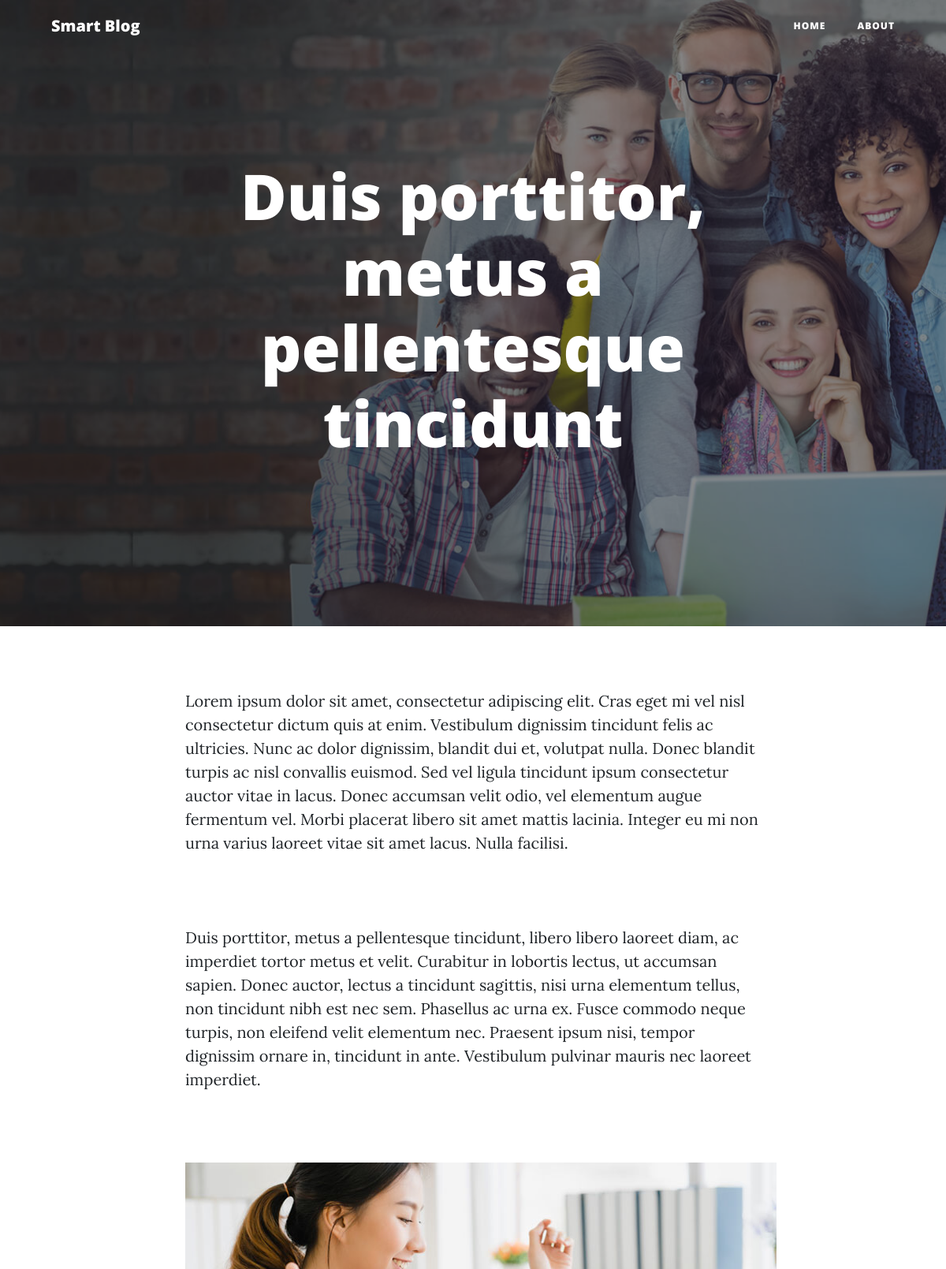
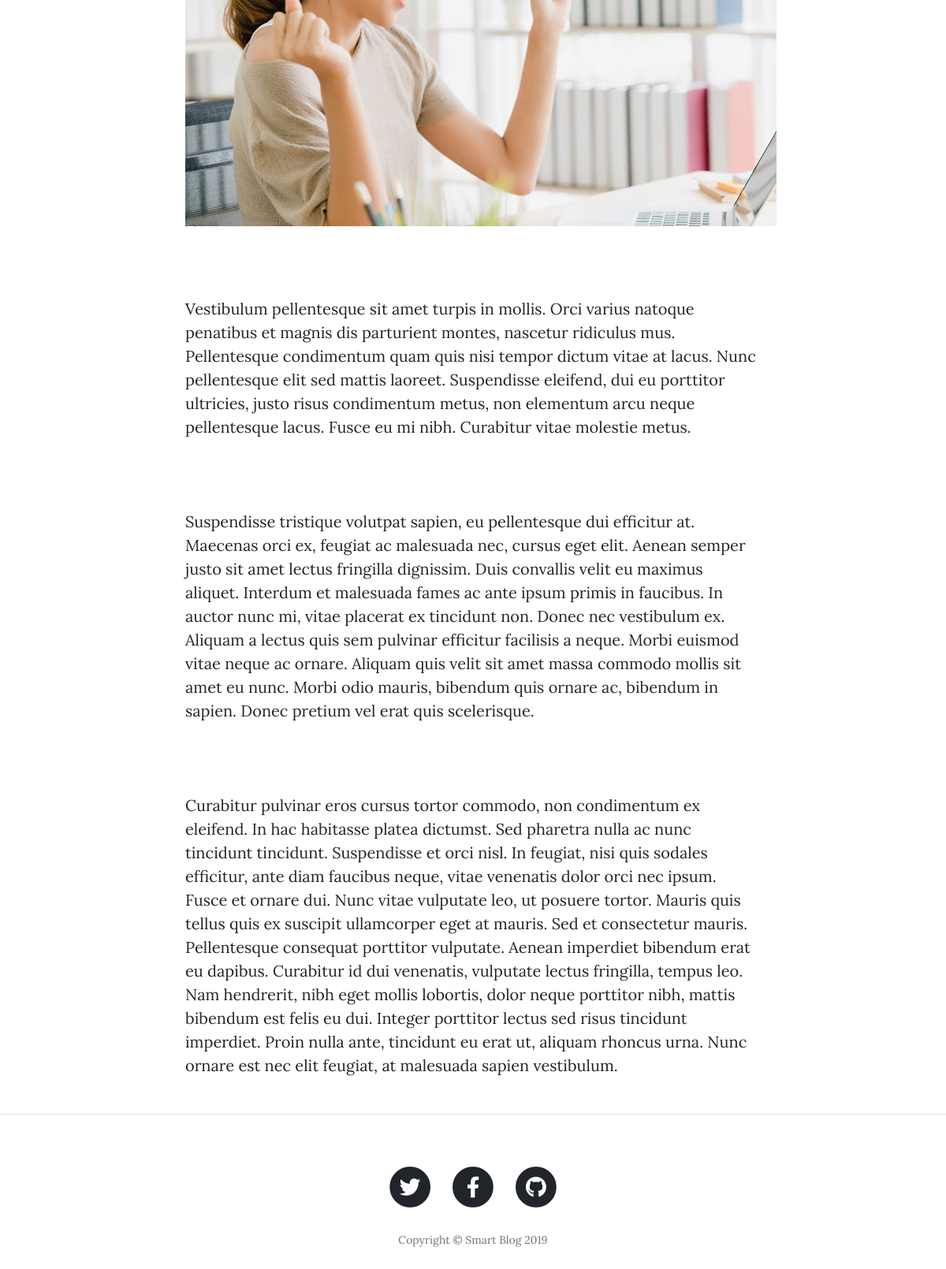
Screenshot of /post.php?id=5 with the database file from the repository (2 pictures, top to bottom).
### tables this page shows
CREATE TABLE `posts` (
  `id` int(5) NOT NULL,
  `category_id` int(10) NOT NULL,
  `username` varchar(50) NOT NULL,
  `title` varchar(255) NOT NULL,
  `seotitle` varchar(255) NOT NULL,
  `intro` text NOT NULL,
  `content` text NOT NULL,
  `image` varchar(255) NOT NULL,
  `caption` varchar(150) NOT NULL,
  `tag` varchar(255) NOT NULL,
  `hits` int(10) NOT NULL DEFAULT '1',
  `active` enum('Yes','No') NOT NULL DEFAULT 'Yes',
  `date_created` datetime NOT NULL
);

### post.php (the view, shortened to what this page needs)
<?php
  include ('config/koneksi.php');
  $id = $_GET['id'];
  $query = "SELECT * FROM posts WHERE id='$id'";
  $hasil = mysqli_query($con,$query);
  $post = mysqli_fetch_assoc($hasil);
  $judul = $post['title'];
  $banner = "img_post/$post[image]";
  include ('header.php');
?>
<article>
  <div class="container">
    <div class="row">
      <div class="col-lg-8 col-md-10 mx-auto">
        <?php echo nl2br($post['content']); ?>
      </div>
    </div>
  </div>
</article>
<hr>
<?php
  include ('footer.php');
?>

### header.php (shortened to what this page needs)
<!DOCTYPE html>
<html lang="en">
<head>
  <link href="assets/vendor/bootstrap/css/bootstrap.min.css" rel="stylesheet">
  <link href="assets/vendor/fontawesome-free/css/all.min.css" rel="stylesheet" type="text/css">
  <link href="assets/css/clean-blog.min.css" rel="stylesheet">
</head>
<body>
  <nav class="navbar navbar-expand-lg navbar-light fixed-top" id="mainNav">
    <div class="container">
      <a class="navbar-brand" href="index.php">Smart Blog</a>
      <div class="collapse navbar-collapse" id="navbarResponsive">
        <ul class="navbar-nav ml-auto">
          <li class="nav-item">
            <a class="nav-link" href="index.php">Home</a>
          </li>
          <li class="nav-item">
            <a class="nav-link" href="about.php">About</a>
          </li>
        </ul>
      </div>
    </div>
  </nav>
  <header class="masthead" style="background-image: url('<?php echo $banner; ?>')">
    <div class="overlay"></div>
    <div class="container">
      <div class="row">
        <div class="col-lg-8 col-md-10 mx-auto">
          <div class="site-heading">
            <h1><?php echo $judul; ?></h1>
          </div>
        </div>
      </div>
    </div>
  </header>

### rows the page displays
posts: image (picture), title "Duis porttitor, metus a pellentesque tincidunt", content "Lorem ipsum dolor sit amet, consectetur adipiscing elit. Cras eget mi vel nisl consectetur dictum quis at enim. Vestibulum dignissim tincidunt felis ac ultricies. Nunc ac dolor dignissim, blandit dui et, volutpat nulla. Donec blandit turpis ac nisl convallis euismod. Sed vel ligula tincidunt ipsum consectetur auctor vitae in lacus. Donec accumsan velit odio, vel elementum augue fermentum vel. Morbi placerat libero sit amet mattis lacinia. Integer eu mi non urna varius laoreet vitae sit amet lacus. Nulla facilisi. Duis porttitor, metus a pellentesque tincidunt, libero libero laoreet diam, ac imperdiet tortor metus et velit. Curabitur in lobortis lectus, ut accumsan sapien. Donec auctor,…", content (picture)
